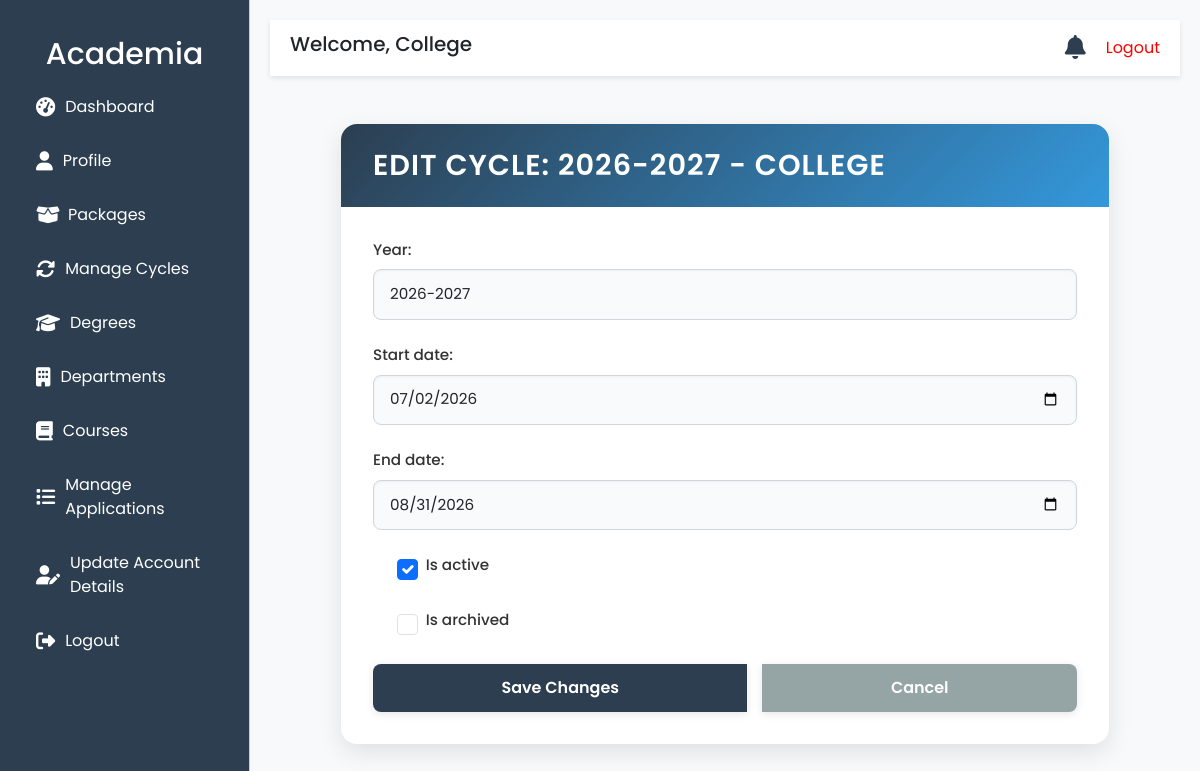
The app's page /colleges/cycles/2/edit/ (signed in) with its own data.
### core/models.py (models this page shows, shortened)
class User(AbstractUser):
    USER_TYPE_CHOICES = (
        ('student', 'Student'),
        ('school', 'School'),
        ('college', 'College'),
        ('super_admin', 'Super Admin'),
    )
    user_type = models.CharField(max_length=20, choices=USER_TYPE_CHOICES, default='student')
    is_approved = models.BooleanField(default=False)
    last_login = models.DateTimeField(null=True, blank=True)
    last_logout = models.DateTimeField(null=True, blank=True)
    password_reset_requested_at = models.DateTimeField(null=True, blank=True)
    password_reset_created_at = models.DateTimeField(null=True, blank=True)
    email = models.EmailField(unique=True, error_messages={
        'unique': "A user with that email already exists.",
    })
    objects = CustomUserManager()

### colleges/models.py (models this page shows, shortened)
class CollegeProfile(models.Model):
    user = models.OneToOneField(User, on_delete=models.CASCADE, related_name='college_profile')
    college_name = models.CharField(max_length=255)
    principal_name = models.CharField(max_length=100)
    contact_phone = models.CharField(max_length=15)
    alternate_phone_number = models.CharField(max_length=15, blank=True, null=True)
    contact_email = models.EmailField()
    college_type = models.CharField(
        max_length=50,
        choices=[('Private', 'Private'), ('Government', 'Government'), ('Autonomous', 'Autonomous')]
    )
    affiliation = models.CharField(max_length=100)
    accreditation = models.CharField(
        max_length=100,
        choices=[('AICTE', 'AICTE'), ('NAAC', 'NAAC'), ('NBA', 'NBA'), ('', 'Other')]
    )
    courses_offered = models.TextField(blank=True, null=True)
    streams_available = models.TextField(blank=True, null=True)
    medium_of_instruction = models.CharField(
        max_length=50,
        choices=[('English', 'English'), ('Telugu', 'Telugu'), ('Hindi', 'Hindi'), ('Other', 'Other')],
        blank=True,
        null=True
    )
    established_year = models.IntegerField()
    total_students = models.IntegerField()
    total_faculty = models.IntegerField()
    college_code = models.CharField(max_length=50, blank=True, null=True)
    website = models.URLField(blank=True, null=True)
    hostel_availability = models.BooleanField(default=False)
    hostel_capacity_boys = models.IntegerField(blank=True, null=True)
    hostel_capacity_girls = models.IntegerField(blank=True, null=True)
    library = models.BooleanField(default=False)
    library_books_count = models.IntegerField(blank=True, null=True)
    labs = models.TextField(blank=True, null=True)
    placement_cell = models.BooleanField(default=False)
    placement_percentage = models.FloatField(blank=True, null=True)
    top_recruiters = models.TextField(blank=True, null=True)
    other_facilities = models.TextField(blank=True, null=True)
    street_address = models.CharField(max_length=255)
    city = models.CharField(max_length=100)
    state = models.CharField(max_length=100, blank=True)
    district = models.CharField(max_length=100, blank=True)
    pincode = models.CharField(max_length=10)
    profile_pic = models.ImageField(upload_to='college_logos/', blank=True, null=True)
    accreditation_certificate = models.FileField(upload_to='college_certificates/', blank=True, null=True)
    brochure = models.FileField(upload_to='college_brochures/', blank=True, null=True)
    created_at = models.DateTimeField(default=timezone.now)
    updated_at = models.DateTimeField(default=timezone.now)

class AdmissionCycle(models.Model):
    college = models.ForeignKey(CollegeProfile, on_delete=models.CASCADE)
    year = models.CharField(max_length=9)  # Remove unique=True
    start_date = models.DateField()
    end_date = models.DateField()
    is_active = models.BooleanField(default=False)
    is_archived = models.BooleanField(default=False)
    created_at = models.DateTimeField(auto_now_add=True)
    class Meta:
        unique_together = ('college', 'year')  # Ensure year is unique per college

### colleges/views.py (the view)
# urls.py: path('cycles/<int:cycle_id>/edit/', views.edit_cycle, name='edit_cycle'),
@login_required
def edit_cycle(request, cycle_id):
    college_profile = get_object_or_404(CollegeProfile, user=request.user)
    cycle = get_object_or_404(AdmissionCycle, id=cycle_id, college=college_profile)
    if request.method == 'POST':
        form = AdmissionCycleForm(college=college_profile, data=request.POST, instance=cycle)
        if form.is_valid():
            form.save()
            messages.success(request, f"Admission cycle {cycle.year} updated successfully!")
            return redirect('colleges:cycle_list')
    else:
        form = AdmissionCycleForm(college=college_profile, instance=cycle)  # Pass college here
    return render(request, 'colleges/edit_cycle.html', {'form': form, 'college_profile': college_profile, 'cycle': cycle})

### core/context_processors.py (called while the page is built)
def notifications(request):
    if request.user.is_authenticated:
        user_notifications = Notification.objects.filter(user=request.user).order_by('-created_at')[:5]
        unread_count = Notification.objects.filter(user=request.user, is_read=False).count()
    else:
        user_notifications = []
        unread_count = 0
    return {
        'notifications': user_notifications,
        'unread_notifications_count': unread_count,
    }

### colleges/templates/colleges/edit_cycle.html (shortened to what this page needs)
{% extends 'colleges/base.html' %}
{% block content %}
<div class="edit-cycle-container mt-5">
    <div class="card">
        <div class="card-header">
            <h3>Edit Cycle: {{ cycle.year }} - {{ college_profile.college_name }}</h3>
        </div>
        <div class="card-body">
            <form method="post">
                {% for field in form %}
                    <div class="form-group">
                        {% if field.name == 'is_active' or field.name == 'is_archived' %}
                            <div class="form-check">
                                {{ field }}
                                <label class="form-check-label" for="{{ field.id_for_label }}">{{ field.label }}</label>
                            </div>
                        {% else %}
                            {{ field.label_tag }}
                            {{ field }}
                        {% endif %}
                    </div>
                {% endfor %}
                <div class="btn-group">
                    <button type="submit" class="btn btn-primary">Save Changes</button>
                    <a href="{% url 'colleges:cycle_list' %}" class="btn btn-secondary">Cancel</a>
                </div>
            </form>
        </div>
    </div>
</div>
{% endblock %}

### colleges/templates/colleges/base.html (shortened to what this page needs)
<!DOCTYPE html>
<html lang="en">
<head>
    <link href="https://cdn.jsdelivr.net/npm/bootstrap@5.3.0/dist/css/bootstrap.min.css" rel="stylesheet">
    <link rel="stylesheet" href="https://cdnjs.cloudflare.com/ajax/libs/font-awesome/6.4.0/css/all.min.css">
</head>
<body>
    <div class="sidebar offcanvas offcanvas-start" tabindex="-1" id="sidebarMenu" aria-labelledby="sidebarMenuLabel">
        <div class="offcanvas-body">
            <h4 class="text-center sidebar-header" style="font-size: 30px !important;">Academia</h4>
            <a href="{% url 'colleges:dashboard' %}">
                <i class="fas fa-tachometer-alt"></i> Dashboard
            </a>
            <a href="{% url 'colleges:college_profile' %}">
                <i class="fas fa-user"></i> Profile
            </a>
            <a href="{% url 'colleges:packages' %}">
                <i class="fas fa-box-open me-2"></i> Packages
            </a>
            <a href="{% url 'colleges:cycle_list' %}">
                <i class="fas fa-sync-alt"></i> Manage Cycles
            </a>
            <a href="{% url 'colleges:degree_list' %}">
                <i class="fas fa-graduation-cap"></i> Degrees
            </a>
            <a href="{% url 'colleges:department_list' %}">
                <i class="fas fa-building"></i> Departments
            </a>
            <a href="{% url 'colleges:course_list_all' %}">
                <i class="fas fa-book"></i> Courses
            </a>
            {% if user.is_authenticated and user.user_type == 'college' and user.college_profile %}
                <a href="{% url 'colleges:manage_applications' college_id=user.college_profile.id %}">
                    <i class="fas fa-list"></i> Manage Applications
                </a>
            {% else %}
                <a href="#" class="disabled">
                    <i class="fas fa-list"></i> Manage Applications (Profile Required)
                </a>
            {% endif %}
            <a href="{% url 'colleges:update_college_details' %}" class="text-indigo-600 hover:underline"> <i class="fas fa-user-edit"></i>Update Account Details</a>
            <a href="{% url 'core:logout' %}">
                <i class="fas fa-sign-out-alt"></i> Logout
            </a>
        </div>
    </div>
    <div class="main-content">
        <div class="top-bar">
            <div class="d-flex align-items-center">
                <h5 class="welcome-text">Welcome, {{ user.college_profile.college_name|default:user.username }}</h5>
            </div>
            <div class="d-flex align-items-center">
                <div class="notifications-wrapper">
                    <a href="#" class="notifications-icon" data-bs-toggle="dropdown" aria-expanded="false" id="notificationTrigger">
                        <i class="fas fa-bell"></i>
                    </a>
                </div>
                <a href="{% url 'core:logout' %}" class="" style="color: red; text-decoration:none;">Logout</a>
            </div>
        </div>
        {% block content %}
        {% endblock %}
    </div>
</body>
</html>

### colleges/templates/colleges/base.html (style rules this page uses)
body { font-family: 'Poppins', sans-serif; background-color: #f8f9fa; }
.sidebar { min-height: 100vh; background-color: #2C3E50; color: white; padding-top: 20px; position: fixed; width: 250px !important; top: 0; left: 0; z-index: 2000; display: block !important; visibility: visible !important; opacity: 1 !important; }
.sidebar a { color: white; padding: 15px 20px; display: flex; align-items: center; text-decoration: none; }
.sidebar a i { margin-right: 10px; font-size: 1.2rem; }
.main-content { margin-left: 250px; padding: 20px; }
.top-bar { background-color: white; padding: 10px 20px; box-shadow: 0 2px 5px rgba(0, 0, 0, 0.1); display: flex; justify-content: space-between; align-items: center; z-index: 1000; }
.notifications-wrapper { position: relative; margin-right: 20px; }
.notifications-icon { font-size: 1.5rem; color: #2C3E50; cursor: pointer; position: relative; }
.card { border: none; box-shadow: 0 2px 10px rgba(0, 0, 0, 0.1); margin-bottom: 20px; }
@media (min-width: 1150px) { .sidebar.offcanvas { display: block !important; transform: none !important; visibility: visible !important; } }
@media (min-width: 1150px) { .welcome-text { display: inline !important; } }
@media (min-width: 1150px) { .sidebar-header { display: block !important; } }

### colleges/templates/colleges/edit_cycle.html (style rules this page uses)
.edit-cycle-container { max-width: 800px; margin: 2.5rem auto; padding: 0 1rem; }
.card { border: none; border-radius: 16px; box-shadow: 0 8px 24px rgba(0, 0, 0, 0.1); overflow: hidden; background: #ffffff; transition: transform 0.3s ease; }
.card-header { background: linear-gradient(135deg, #2C3E50 0%, #3498DB 100%); color: #ffffff; padding: 1.5rem 2rem; border-bottom: none; border-radius: 16px 16px 0 0; }
.card-header h3 { margin: 0; font-size: 1.8rem; font-weight: 600; text-transform: uppercase; letter-spacing: 1px; }
.card-body { padding: 2rem; }
.form-group { margin-bottom: 1.5rem; }
.form-group label { font-weight: 500; color: #333333; margin-bottom: 0.5rem; display: block; font-size: 0.95rem; }
.form-group .form-control { width: 100%; padding: 0.8rem 1rem; border: 1px solid #d1d5db; border-radius: 8px; font-size: 0.95rem; background: #f9fafb; transition: all 0.3s ease; box-shadow: inset 0 1px 3px rgba(0, 0, 0, 0.05); }
.form-group .form-check { display: flex; align-items: center; gap: 0.5rem; }
.form-group .form-check-input { width: 1.3rem; height: 1.3rem; margin: 0; cursor: pointer; accent-color: #2C3E50; }
.form-group .form-check-label { font-size: 0.95rem; color: #333333; cursor: pointer; }
.btn-group { display: flex; gap: 1rem; margin-top: 1.5rem; }
.btn { padding: 0.75rem 1.5rem; font-size: 1rem; border-radius: 8px; transition: all 0.3s ease; font-weight: 600; box-shadow: 0 2px 8px rgba(0, 0, 0, 0.1); }
.btn-primary { background-color: #2C3E50; border: none; color: #ffffff; }
.btn-secondary { background-color: #95A5A6; border: none; color: #ffffff; }

### records on screen
User: college_profile.college_name "College"
AdmissionCycle: form "2026-2027" "07/02/2026" "08/31/2026", form "☑"
CollegeProfile: college_name "COLLEGE"

### other values on screen
{{ field.label_tag }} "Year:" "Start date:" "End date:"
{{ field.label }} "Is active" "Is archived"
